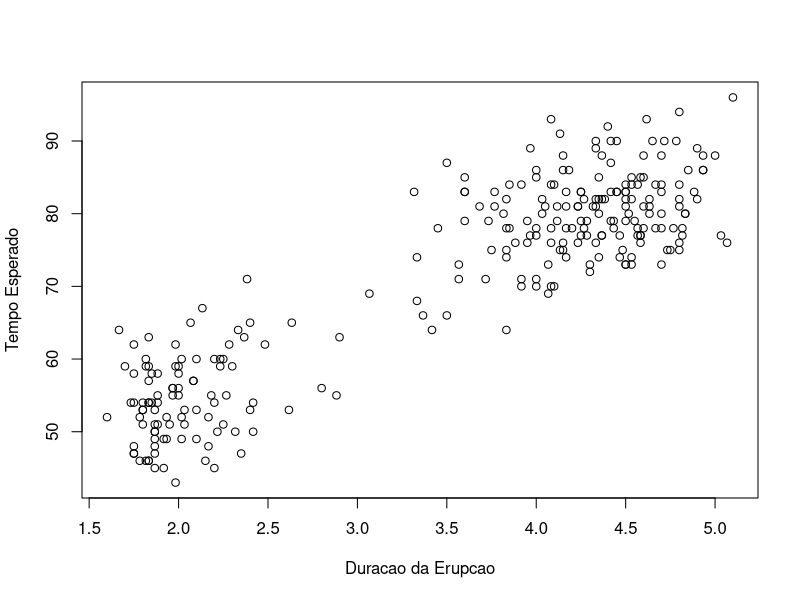

Source code (R):
## ---- chunk 1
knitr::opts_chunk$set(echo = TRUE, error = FALSE, message = FALSE, 
	warning = FALSE, tidy = FALSE, echo = TRUE)
options(digits = 3)
## ---- chunk 2
# Fazendo uma cópia da base de dados
base <- faithful

# Visualizando as 10 primeiras linhas da base
head(base, n=10)

# Resumo da base de dados
summary(base)

## ---- chunk 3
duracao <- base$eruptions
espera <- base$waiting

plot(duracao, espera,
     xlab = "Duracao da Erupcao",
     ylab = "Tempo Esperado")
